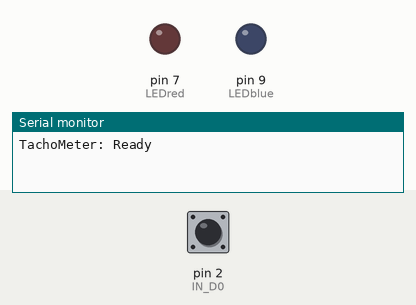
Simulated run of this sketch. Board: Arduino Uno, built with avr-gcc and run on an emulated ATmega328P. Shown: output pins drawn as LEDs (lit = HIGH), the last lines printed to the serial monitor. The inputs (shaded band) are chosen by the test bench; at power-on: pin 2 (IN_D0) LOW.

Above: at 3.2 s.
3.3 s: pin 2 (IN_D0) pulsed HIGH 5 times (0.12 s each, 0.3 s apart)
At 10.9 s:
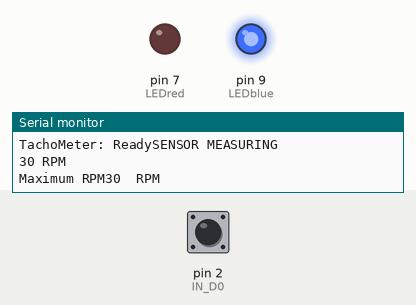
Timing chart, 0 to 18.0 s (numbered marks = the images above; inputs shaded):
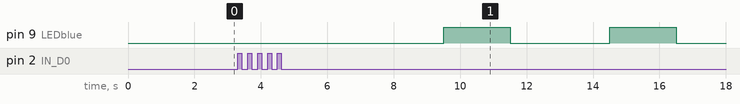

Measured:
- by itself, pin 9 (LEDblue): alternates HIGH for 2.0 s and LOW for 3.0 s

The sketch:

Tachometer_TCRT5000.ino
```cpp
const int IN_A0 = A0; // analog input
const int IN_D0 = 2; // change to pin 2 and d0 nga pin (necessary for interrupt function)

int LEDblue = 9;
int LEDred=7;

volatile unsigned long rev;     //revolutions value
unsigned long int rpm, maxRPM;  //current and max RPM
unsigned long time;             //time for one rev

int RPMdigit, prevRPM;          //variabe for RPM number
int flag = 0;
long prevTime = 0;

void setup() {
  Serial.begin(9600);
  pinMode (IN_A0, INPUT);
  pinMode (IN_D0, INPUT);
  pinMode (LEDblue, OUTPUT);
  pinMode (LEDred, OUTPUT);
  attachInterrupt(0, RPMCount, RISING);      //interrupt function for recording a pulse at negative edge low to high
  rev = 0;
  rpm = 0;
  time = 0;
  Serial.print("TachoMeter: Ready");
  delay(2000);
}

void loop() {
  long currentTime = millis();    //millis() = built in function for current time after running arduino

  long idleTime = currentTime - prevTime; //function for stopping the measurement

  if(rev >= 5){
    if (flag == 0){
      flag = 1;                           //prevents the loop from executing again if flag = 1
    }

    rpm = 30*1000/(millis() - time)*rev;   //gets mo na ni ah, rpm = (60 secs * 1000 milliseconds)/time)*(rev/2)

    if (rpm > maxRPM) maxRPM = rpm;       //records maximum RPM as long as increasing
      time = millis();
      rev = 0;
     int x= rpm;                          //  calculate number of digits of rpm value
     while(x != 0)
     {
       x = x/10;
       RPMdigit++;
     }

    if(RPMdigit != prevRPM)              // If the rpm falls to a number with fewer digits , clear lcd
     {
       prevRPM = RPMdigit;
       flag=0;
       Serial.println("SENSOR MEASURING");
     }
     Serial.print(rpm, DEC);              //current RPM
     Serial.println( " RPM");
     delay(500);
     prevTime = currentTime;              //reset idletime

  }

  if (idleTime > 5000){
    if (flag == 1){                       //clear lcd if no readings after 5 sec
      digitalWrite (LEDred, HIGH);
      delay(1000);
      digitalWrite (LEDred, LOW);
      flag = 0;
    }
     digitalWrite (LEDblue, HIGH);
     Serial.print("Maximum RPM");
     Serial.print(maxRPM,DEC);              //display max RPM
     Serial.println("  RPM");
     delay(2000);
     digitalWrite (LEDblue, LOW);
     Serial.println("IDLE STATE");
     Serial.println("READY TO MEASURE");
     delay(2000);
     prevTime = currentTime;
  }
}

void RPMCount (){
  rev++;
}
```
